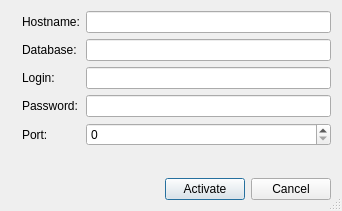
<?xml version="1.0" encoding="UTF-8"?>
<ui version="4.0">
 <class>Dialog</class>
 <widget class="QDialog" name="Dialog">
  <property name="geometry">
   <rect>
    <x>0</x>
    <y>0</y>
    <width>342</width>
    <height>211</height>
   </rect>
  </property>
  <property name="sizePolicy">
   <sizepolicy hsizetype="Expanding" vsizetype="Expanding">
    <horstretch>0</horstretch>
    <verstretch>0</verstretch>
   </sizepolicy>
  </property>
  <property name="maximumSize">
   <size>
    <width>600</width>
    <height>600</height>
   </size>
  </property>
  <property name="windowTitle">
   <string>Dialog</string>
  </property>
  <property name="sizeGripEnabled">
   <bool>true</bool>
  </property>
  <property name="modal">
   <bool>false</bool>
  </property>
  <layout class="QGridLayout" name="gridLayout_2">
   <item row="0" column="0" rowspan="2">
    <spacer name="verticalSpacer">
     <property name="orientation">
      <enum>Qt::Vertical</enum>
     </property>
     <property name="sizeHint" stdset="0">
      <size>
       <width>5</width>
       <height>1000</height>
      </size>
     </property>
    </spacer>
   </item>
   <item row="1" column="1" colspan="2">
    <spacer name="horizontalSpacer">
     <property name="orientation">
      <enum>Qt::Horizontal</enum>
     </property>
     <property name="sizeHint" stdset="0">
      <size>
       <width>310</width>
       <height>5</height>
      </size>
     </property>
    </spacer>
   </item>
   <item row="2" column="2">
    <layout class="QHBoxLayout" name="horizontalLayout">
     <item>
      <widget class="QPushButton" name="dPushButton">
       <property name="text">
        <string>Activate</string>
       </property>
      </widget>
     </item>
     <item>
      <widget class="QPushButton" name="dPushButton_2">
       <property name="text">
        <string>Cancel</string>
       </property>
      </widget>
     </item>
    </layout>
   </item>
   <item row="2" column="0" colspan="2">
    <layout class="QVBoxLayout" name="verticalLayout"/>
   </item>
   <item row="0" column="1" colspan="2">
    <layout class="QGridLayout" name="gridLayout">
     <item row="3" column="1">
      <widget class="QLineEdit" name="dLineEdit_4">
       <property name="sizePolicy">
        <sizepolicy hsizetype="Expanding" vsizetype="Preferred">
         <horstretch>0</horstretch>
         <verstretch>0</verstretch>
        </sizepolicy>
       </property>
       <property name="inputMethodHints">
        <set>Qt::ImhDialableCharactersOnly|Qt::ImhDigitsOnly|Qt::ImhEmailCharactersOnly|Qt::ImhExclusiveInputMask|Qt::ImhFormattedNumbersOnly|Qt::ImhHiddenText|Qt::ImhLatinOnly|Qt::ImhLowercaseOnly|Qt::ImhUppercaseOnly|Qt::ImhUrlCharactersOnly</set>
       </property>
      </widget>
     </item>
     <item row="0" column="0">
      <widget class="QLabel" name="dLabel">
       <property name="sizePolicy">
        <sizepolicy hsizetype="Preferred" vsizetype="Preferred">
         <horstretch>0</horstretch>
         <verstretch>0</verstretch>
        </sizepolicy>
       </property>
       <property name="text">
        <string>Hostname:</string>
       </property>
      </widget>
     </item>
     <item row="1" column="0">
      <widget class="QLabel" name="dLabel_2">
       <property name="text">
        <string>Database:</string>
       </property>
      </widget>
     </item>
     <item row="2" column="1">
      <widget class="QLineEdit" name="dLineEdit_3">
       <property name="sizePolicy">
        <sizepolicy hsizetype="Expanding" vsizetype="Preferred">
         <horstretch>0</horstretch>
         <verstretch>0</verstretch>
        </sizepolicy>
       </property>
       <property name="inputMethodHints">
        <set>Qt::ImhDialableCharactersOnly|Qt::ImhHiddenText|Qt::ImhLatinOnly|Qt::ImhLowercaseOnly</set>
       </property>
      </widget>
     </item>
     <item row="3" column="0">
      <widget class="QLabel" name="dLabel_4">
       <property name="text">
        <string>Password:</string>
       </property>
      </widget>
     </item>
     <item row="2" column="0">
      <widget class="QLabel" name="dLabel_3">
       <property name="text">
        <string>Login:</string>
       </property>
      </widget>
     </item>
     <item row="1" column="1">
      <widget class="QLineEdit" name="dLineEdit_2">
       <property name="sizePolicy">
        <sizepolicy hsizetype="Expanding" vsizetype="Preferred">
         <horstretch>0</horstretch>
         <verstretch>0</verstretch>
        </sizepolicy>
       </property>
       <property name="inputMethodHints">
        <set>Qt::ImhDialableCharactersOnly|Qt::ImhHiddenText|Qt::ImhLatinOnly|Qt::ImhLowercaseOnly</set>
       </property>
      </widget>
     </item>
     <item row="0" column="1">
      <widget class="QLineEdit" name="dLineEdit">
       <property name="sizePolicy">
        <sizepolicy hsizetype="Expanding" vsizetype="Preferred">
         <horstretch>0</horstretch>
         <verstretch>0</verstretch>
        </sizepolicy>
       </property>
       <property name="inputMethodHints">
        <set>Qt::ImhDialableCharactersOnly|Qt::ImhHiddenText|Qt::ImhLatinOnly|Qt::ImhLowercaseOnly</set>
       </property>
      </widget>
     </item>
     <item row="4" column="0">
      <widget class="QLabel" name="dLabel_5">
       <property name="text">
        <string>Port:</string>
       </property>
      </widget>
     </item>
     <item row="4" column="1">
      <widget class="QSpinBox" name="dSpinBox">
       <property name="sizePolicy">
        <sizepolicy hsizetype="Preferred" vsizetype="Fixed">
         <horstretch>0</horstretch>
         <verstretch>0</verstretch>
        </sizepolicy>
       </property>
       <property name="maximum">
        <number>65535</number>
       </property>
      </widget>
     </item>
    </layout>
   </item>
  </layout>
 </widget>
 <resources/>
 <connections>
  <connection>
   <sender>dPushButton_2</sender>
   <signal>clicked()</signal>
   <receiver>Dialog</receiver>
   <slot>close()</slot>
   <hints>
    <hint type="sourcelabel">
     <x>291</x>
     <y>188</y>
    </hint>
    <hint type="destinationlabel">
     <x>170</x>
     <y>105</y>
    </hint>
   </hints>
  </connection>
 </connections>
</ui>
